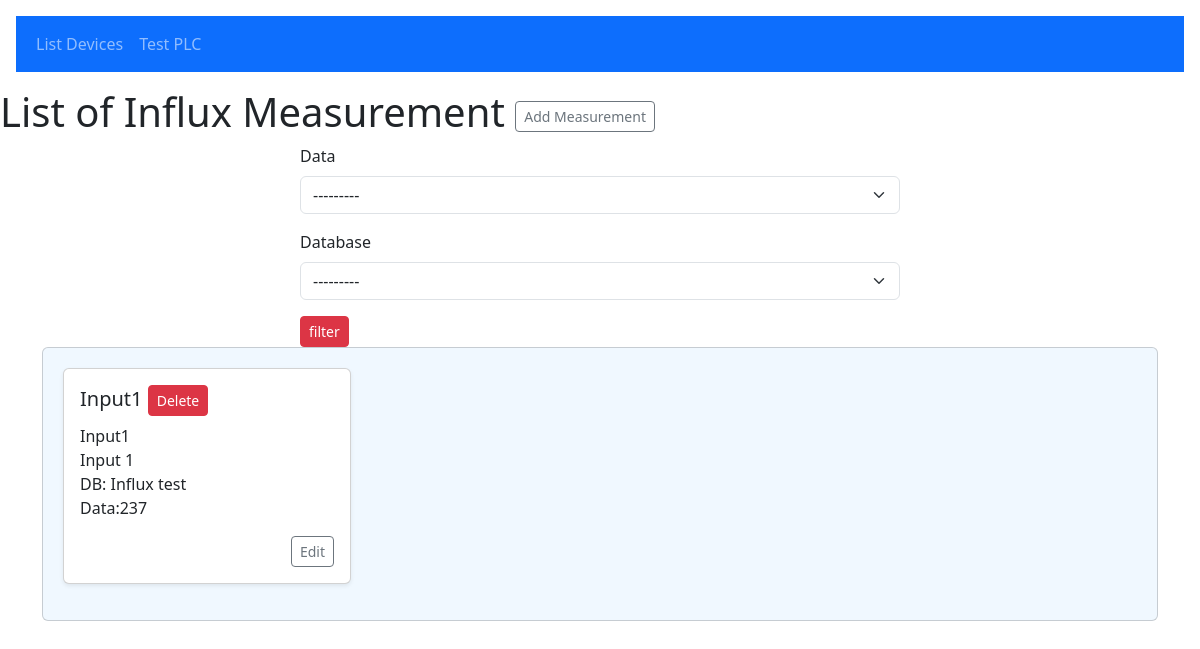
Page /list/influx/measurement/ (signed in) on the committed database.
### iiot/models.py (models this page shows, shortened)
class InfluxMeasurement(models.Model):
    id = models.UUIDField(primary_key=True, default=uuid.uuid4, unique=True)
    measurement_name = models.CharField(max_length=24)
    data = models.ForeignKey(InputAddresses, on_delete=models.CASCADE)
    database = models.ForeignKey(InfluxDatabases, on_delete=models.CASCADE)

class InputAddresses(models.Model):
    address_id = models.UUIDField(primary_key=True, default=uuid.uuid4)
    variable_name = models.CharField(max_length=24)
    address = models.CharField(max_length=24)
    data = models.CharField(max_length=24, default='')
    device = models.ForeignKey(InputDevices, on_delete=models.CASCADE)
    def __str__(self):
        return self.variable_name

class InfluxDatabases(models.Model):
    device_id = models.UUIDField(
        primary_key=True, default=uuid.uuid4, unique=True)
    device_name = models.CharField(max_length=24)
    ip_address = models.GenericIPAddressField(max_length=24)
    port = models.IntegerField()
    database = models.CharField(max_length=24)
    duration = models.CharField(max_length=24, default='4w')
    def __str__(self):
        return self.device_name

### iiot/views.py (the view)
@login_required
def listMeasurements(request):
    influxMeasurements = InfluxMeasurement.objects.all()
    influxMeasurementFilter = InfluxMeasurementFilter(
        request.GET, queryset=influxMeasurements)
    context = {
        'influxMeasurementFilter': influxMeasurementFilter
    }
    return render(request, "iiot/listInfluxMeasurement.html", context)

### iiot/templates/iiot/listInfluxMeasurement.html
{% extends 'base/base.html' %}
{% load crispy_forms_tags %}
{% block 'body' %}
    <h1>List of Influx Measurement
        <a href="{% url 'AddMeasurement' %}" type="button" class="btn btn-sm btn-outline-secondary">Add Measurement</a>
    </h1>
    <div class="col-lg-6 col-md-8 mx-auto">
        <form method="get">
            {{influxMeasurementFilter.form|crispy}}
            <button class="btn btn-sm btn-danger" type="submit">filter</button>
        </form>
    </div>
    <div class="container">
        <div class="card overflow-auto" style="background-color: #f0f8ff; padding: 20px;">
            <div class="row row-cols-1 row-cols-sm-2 row-cols-md-3 g-3">
            {% for adr in influxMeasurementFilter.qs %}
            <div class="col">
                {% include "components/listing_Measurements.html" %}
            </div>
            {% endfor %}
        </div>
        </div>
    </div>
{% endblock %}

### iiot/templates/components/listing_Measurements.html
<div class="card shadow-sm mb-3" style="max-width: 18rem;">
    <div class="card-body">
        <h5 class="card-title">{{adr.measurement_name}}
            <a href="{% url 'RemoveMeasurement'  id=adr.id %}" type="button" class="btn btn-sm btn-danger">Delete</a>
        </h5>
        <ul class="list-unstyled mb-3">
            <li>{{adr.measurement_name}}</li>
            <li>{{adr.data}}</li>
            <li>DB: {{adr.database}}</li>
            <li>Data:{{adr.data.data}}</li>
        </ul>
        <div class="d-flex justify-content-end">
            <a href="{% url 'EditMeasurement' id=adr.id %}" type="button" class="btn btn-sm btn-outline-secondary">Edit</a>
        </div>
    </div>
</div>

### rows in the picture
InfluxMeasurement: measurement_name "Input1", data "Input 1", database "Influx test", data.data "237"
